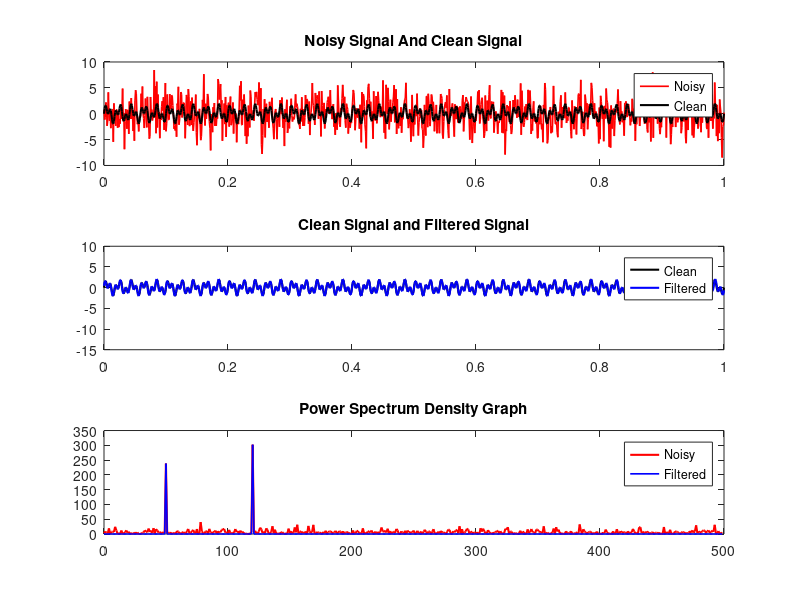

Here is the MATLAB script that generated this plot:
dt = .001;
t = 0:dt:1;
forig = sin(2*pi*50*t) + sin(2*pi*120*t); % Sum of 2 frequencies
f = forig + 2.5*randn(size(t)); % Add some noise
%% Compute the Fast Fourier Transform FFT
n = length(t);
fhat = fft(f,n); % Compute the fast Fourier transform
PSD = fhat.*conj(fhat)/n; % Power spectrum (power per freq)
freq = 1/(dt*n)*(0:n); % Create x-axis of frequencies in Hz
L = 1:floor(n/2); % Only plot the first half of freqs
%% Use the PSD to filter out noise
indices = PSD>100; % Find all freqs with large power
PSDclean = PSD.*indices; % Zero out all others
fhat = indices.*fhat; % Zero out small Fourier coeffs. in Y
ffilt = ifft(fhat); % Inverse FFT for filtered time signal
%% PLOTS
subplot(3,1,1)
plot(t,f,'r','LineWidth',1.2), hold on
plot(t,forig,'k','LineWidth',1.5)
legend('Noisy','Clean')
title("Noisy Signal And Clean Signal")
subplot(3,1,2)
plot(t,forig,'k','LineWidth',1.5), hold on
plot(t,ffilt,'b','LineWidth',1.5)
axis([0 1 -15 10])
legend('Clean','Filtered')
title("Clean Signal and Filtered Signal")
subplot(3,1,3)
plot(freq(L),PSD(L),'r','LineWidth',1.5), hold on
plot(freq(L),PSDclean(L),'-b','LineWidth',1.2)
legend('Noisy','Filtered')
title("Power Spectrum Density Graph")
